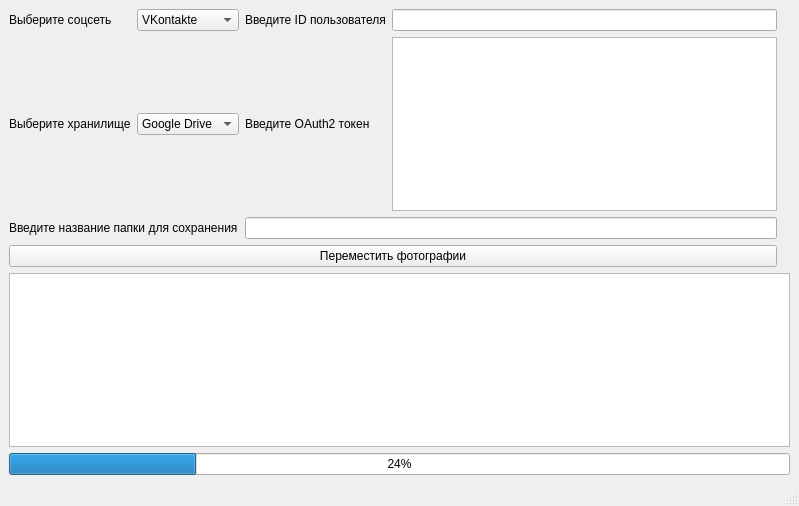
<?xml version="1.0" encoding="UTF-8"?>
<ui version="4.0">
 <class>MainWindow</class>
 <widget class="QMainWindow" name="MainWindow">
  <property name="geometry">
   <rect>
    <x>0</x>
    <y>0</y>
    <width>799</width>
    <height>506</height>
   </rect>
  </property>
  <property name="windowTitle">
   <string>Скачайка</string>
  </property>
  <widget class="QWidget" name="centralwidget">
   <layout class="QGridLayout" name="gridLayout_2">
    <item row="1" column="0">
     <widget class="QTextEdit" name="textEdit_2"/>
    </item>
    <item row="0" column="0">
     <layout class="QGridLayout" name="gridLayout">
      <item row="0" column="0">
       <widget class="QLabel" name="label_2">
        <property name="text">
         <string>Выберите соцсеть</string>
        </property>
       </widget>
      </item>
      <item row="0" column="2">
       <widget class="QLabel" name="label">
        <property name="text">
         <string>Введите ID пользователя</string>
        </property>
       </widget>
      </item>
      <item row="0" column="4">
       <widget class="QLabel" name="label_5">
        <property name="text">
         <string/>
        </property>
       </widget>
      </item>
      <item row="2" column="0" colspan="2">
       <widget class="QLabel" name="label_6">
        <property name="text">
         <string>Введите название папки для сохранения</string>
        </property>
       </widget>
      </item>
      <item row="3" column="0" colspan="4">
       <widget class="QPushButton" name="pushButton">
        <property name="text">
         <string>Переместить фотографии</string>
        </property>
       </widget>
      </item>
      <item row="0" column="1">
       <widget class="QComboBox" name="comboBox_2">
        <item>
         <property name="text">
          <string>VKontakte</string>
         </property>
        </item>
       </widget>
      </item>
      <item row="2" column="2" colspan="2">
       <widget class="QLineEdit" name="lineEdit_2"/>
      </item>
      <item row="1" column="0">
       <widget class="QLabel" name="label_3">
        <property name="text">
         <string>Выберите хранилище</string>
        </property>
       </widget>
      </item>
      <item row="1" column="3">
       <widget class="QTextEdit" name="textEdit"/>
      </item>
      <item row="1" column="1">
       <widget class="QComboBox" name="comboBox">
        <item>
         <property name="text">
          <string>Google Drive</string>
         </property>
        </item>
        <item>
         <property name="text">
          <string>Яндекс Диск</string>
         </property>
        </item>
       </widget>
      </item>
      <item row="0" column="3">
       <widget class="QLineEdit" name="lineEdit"/>
      </item>
      <item row="1" column="2">
       <widget class="QLabel" name="label_4">
        <property name="text">
         <string>Введите OAuth2 токен</string>
        </property>
       </widget>
      </item>
     </layout>
    </item>
    <item row="2" column="0">
     <widget class="QProgressBar" name="progressBar">
      <property name="value">
       <number>24</number>
      </property>
     </widget>
    </item>
   </layout>
  </widget>
  <widget class="QStatusBar" name="statusbar"/>
 </widget>
 <resources/>
 <connections/>
</ui>
